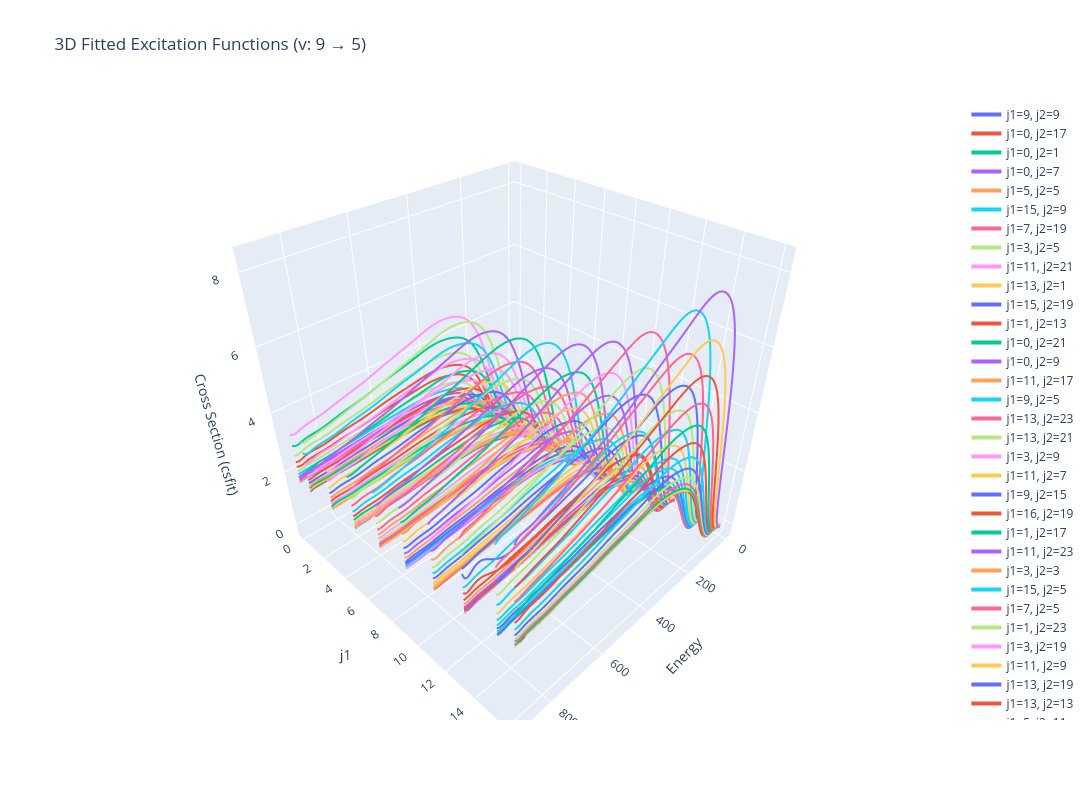

This figure's notebook cell:
### Code cell
import plotly.graph_objects as go

if (v1t, v2t) in v1v2pair_fitted:
    fig = go.Figure()
    j1s = set()
    j2s = set()

    for iv1, iv2, ij1, ij2, icoeffs in allvalues_fitted:
        if iv1 == v1t and iv2 == v2t:
            e0 = icoeffs[0]
            coeffs = icoeffs[1:]

            # Extract energies for this specific quantum state
            energies = [
                x[0]
                for (v1, v2, j1, j2, infileval) in allvalues_raw
                if v1 == iv1 and v2 == iv2 and j1 == ij1 and j2 == ij2
                for x in infileval
            ]

            # Calculate fitted cross section
            csfits, csders = cu.generate_fitted_curve_onagrid(
                e0, coeffs, energies
            )

            j1s.add(ij1)
            j2s.add(ij2)

            # Map Y-axis to ij1 (repeating for each energy point in the curve)
            j_axis = [ij1] * len(energies)

            fig.add_trace(
                go.Scatter3d(
                    x=energies,
                    y=j_axis,
                    z=csfits,
                    mode="lines",
                    name=f"j1={ij1}, j2={ij2}",
                    line=dict(width=4),
                )
            )

    fig.update_layout(
        width=1100,
        height=800,
        title=f"3D Fitted Excitation Functions (v: {v1t} → {v2t})",
        scene=dict(
            xaxis_title="Energy",
            yaxis_title="j1",
            zaxis_title="Cross Section (csfit)",
        ),
    )

    fig.show()

### Figure 1 — Plotly figure (JSON) as saved in the notebook; plotly's stock layout.template omitted (floating-point values rounded to 4 significant figures; data arrays with more than 128 entries replaced by an {"elided": "..."} marker saying what was removed)
{"data": [{"line": {"width": 4}, "mode": "lines", "name": "j1=9, j2=9", "type": "scatter3d", "x": {"elided": "450 int values"}, "y": {"elided": "450 int values"}, "z": {"elided": "450 float values"}}, {"line": {"width": 4}, "mode": "lines", "name": "j1=0, j2=17", "type": "scatter3d", "x": {"elided": "450 int values"}, "y": {"elided": "450 int values"}, "z": {"elided": "450 float values"}}, {"line": {"width": 4}, "mode": "lines", "name": "j1=0, j2=1", "type": "scatter3d", "x": {"elided": "450 int values"}, "y": {"elided": "450 int values"}, "z": {"elided": "450 float values"}}, {"line": {"width": 4}, "mode": "lines", "name": "j1=0, j2=7", "type": "scatter3d", "x": {"elided": "450 int values"}, "y": {"elided": "450 int values"}, "z": {"elided": "450 float values"}}, {"line": {"width": 4}, "mode": "lines", "name": "j1=5, j2=5", "type": "scatter3d", "x": {"elided": "450 int values"}, "y": {"elided": "450 int values"}, "z": {"elided": "450 float values"}}, {"line": {"width": 4}, "mode": "lines", "name": "j1=15, j2=9", "type": "scatter3d", "x": {"elided": "450 int values"}, "y": {"elided": "450 int values"}, "z": {"elided": "450 float values"}}, {"line": {"width": 4}, "mode": "lines", "name": "j1=7, j2=19", "type": "scatter3d", "x": {"elided": "450 int values"}, "y": {"elided": "450 int values"}, "z": {"elided": "450 float values"}}, {"line": {"width": 4}, "mode": "lines", "name": "j1=3, j2=5", "type": "scatter3d", "x": {"elided": "450 int values"}, "y": {"elided": "450 int values"}, "z": {"elided": "450 float values"}}, {"line": {"width": 4}, "mode": "lines", "name": "j1=11, j2=21", "type": "scatter3d", "x": {"elided": "450 int values"}, "y": {"elided": "450 int values"}, "z": {"elided": "450 float values"}}, {"line": {"width": 4}, "mode": "lines", "name": "j1=13, j2=1", "type": "scatter3d", "x": {"elided": "450 int values"}, "y": {"elided": "450 int values"}, "z": {"elided": "450 float values"}}, {"line": {"width": 4}, "mode": "lines", "name": "j1=15, j2=19", "type": "scatter3d", "x": {"elided": "450 int values"}, "y": {"elided": "450 int values"}, "z": {"elided": "450 float values"}}, {"line": {"width": 4}, "mode": "lines", "name": "j1=1, j2=13", "type": "scatter3d", "x": {"elided": "450 int values"}, "y": {"elided": "450 int values"}, "z": {"elided": "450 float values"}}, {"line": {"width": 4}, "mode": "lines", "name": "j1=0, j2=21", "type": "scatter3d", "x": {"elided": "450 int values"}, "y": {"elided": "450 int values"}, "z": {"elided": "450 float values"}}, {"line": {"width": 4}, "mode": "lines", "name": "j1=0, j2=9", "type": "scatter3d", "x": {"elided": "450 int values"}, "y": {"elided": "450 int values"}, "z": {"elided": "450 float values"}}, {"line": {"width": 4}, "mode": "lines", "name": "j1=11, j2=17", "type": "scatter3d", "x": {"elided": "450 int values"}, "y": {"elided": "450 int values"}, "z": {"elided": "450 float values"}}, {"line": {"width": 4}, "mode": "lines", "name": "j1=9, j2=5", "type": "scatter3d", "x": {"elided": "450 int values"}, "y": {"elided": "450 int values"}, "z": {"elided": "450 float values"}}, {"line": {"width": 4}, "mode": "lines", "name": "j1=13, j2=23", "type": "scatter3d", "x": {"elided": "450 int values"}, "y": {"elided": "450 int values"}, "z": {"elided": "450 float values"}}, {"line": {"width": 4}, "mode": "lines", "name": "j1=13, j2=21", "type": "scatter3d", "x": {"elided": "450 int values"}, "y": {"elided": "450 int values"}, "z": {"elided": "450 float values"}}, {"line": {"width": 4}, "mode": "lines", "name": "j1=3, j2=9", "type": "scatter3d", "x": {"elided": "450 int values"}, "y": {"elided": "450 int values"}, "z": {"elided": "450 float values"}}, {"line": {"width": 4}, "mode": "lines", "name": "j1=11, j2=7", "type": "scatter3d", "x": {"elided": "450 int values"}, "y": {"elided": "450 int values"}, "z": {"elided": "450 float values"}}, {"line": {"width": 4}, "mode": "lines", "name": "j1=9, j2=15", "type": "scatter3d", "x": {"elided": "450 int values"}, "y": {"elided": "450 int values"}, "z": {"elided": "450 float values"}}, {"line": {"width": 4}, "mode": "lines", "name": "j1=16, j2=19", "type": "scatter3d", "x": {"elided": "450 int values"}, "y": {"elided": "450 int values"}, "z": {"elided": "450 float values"}}, {"line": {"width": 4}, "mode": "lines", "name": "j1=1, j2=17", "type": "scatter3d", "x": {"elided": "450 int values"}, "y": {"elided": "450 int values"}, "z": {"elided": "450 float values"}}, {"line": {"width": 4}, "mode": "lines", "name": "j1=11, j2=23", "type": "scatter3d", "x": {"elided": "450 int values"}, "y": {"elided": "450 int values"}, "z": {"elided": "450 float values"}}, {"line": {"width": 4}, "mode": "lines", "name": "j1=3, j2=3", "type": "scatter3d", "x": {"elided": "450 int values"}, "y": {"elided": "450 int values"}, "z": {"elided": "450 float values"}}, {"line": {"width": 4}, "mode": "lines", "name": "j1=15, j2=5", "type": "scatter3d", "x": {"elided": "450 int values"}, "y": {"elided": "450 int values"}, "z": {"elided": "450 float values"}}, {"line": {"width": 4}, "mode": "lines", "name": "j1=7, j2=5", "type": "scatter3d", "x": {"elided": "450 int values"}, "y": {"elided": "450 int values"}, "z": {"elided": "450 float values"}}, {"line": {"width": 4}, "mode": "lines", "name": "j1=1, j2=23", "type": "scatter3d", "x": {"elided": "450 int values"}, "y": {"elided": "450 int values"}, "z": {"elided": "450 float values"}}, {"line": {"width": 4}, "mode": "lines", "name": "j1=3, j2=19", "type": "scatter3d", "x": {"elided": "450 int values"}, "y": {"elided": "450 int values"}, "z": {"elided": "450 float values"}}, {"line": {"width": 4}, "mode": "lines", "name": "j1=11, j2=9", "type": "scatter3d", "x": {"elided": "450 int values"}, "y": {"elided": "450 int values"}, "z": {"elided": "450 float values"}}, {"line": {"width": 4}, "mode": "lines", "name": "j1=13, j2=19", "type": "scatter3d", "x": {"elided": "450 int values"}, "y": {"elided": "450 int values"}, "z": {"elided": "450 float values"}}, {"line": {"width": 4}, "mode": "lines", "name": "j1=13, j2=13", "type": "scatter3d", "x": {"elided": "450 int values"}, "y": {"elided": "450 int values"}, "z": {"elided": "450 float values"}}, {"line": {"width": 4}, "mode": "lines", "name": "j1=5, j2=11", "type": "scatter3d", "x": {"elided": "450 int values"}, "y": {"elided": "450 int values"}, "z": {"elided": "450 float values"}}, {"line": {"width": 4}, "mode": "lines", "name": "j1=9, j2=13", "type": "scatter3d", "x": {"elided": "450 int values"}, "y": {"elided": "450 int values"}, "z": {"elided": "450 float values"}}, {"line": {"width": 4}, "mode": "lines", "name": "j1=13, j2=9", "type": "scatter3d", "x": {"elided": "450 int values"}, "y": {"elided": "450 int values"}, "z": {"elided": "450 float values"}}, {"line": {"width": 4}, "mode": "lines", "name": "j1=15, j2=15", "type": "scatter3d", "x": {"elided": "450 int values"}, "y": {"elided": "450 int values"}, "z": {"elided": "450 float values"}}, {"line": {"width": 4}, "mode": "lines", "name": "j1=0, j2=5", "type": "scatter3d", "x": {"elided": "450 int values"}, "y": {"elided": "450 int values"}, "z": {"elided": "450 float values"}}, {"line": {"width": 4}, "mode": "lines", "name": "j1=11, j2=15", "type": "scatter3d", "x": {"elided": "450 int values"}, "y": {"elided": "450 int values"}, "z": {"elided": "450 float values"}}, {"line": {"width": 4}, "mode": "lines", "name": "j1=0, j2=23", "type": "scatter3d", "x": {"elided": "450 int values"}, "y": {"elided": "450 int values"}, "z": {"elided": "450 float values"}}, {"line": {"width": 4}, "mode": "lines", "name": "j1=3, j2=17", "type": "scatter3d", "x": {"elided": "450 int values"}, "y": {"elided": "450 int values"}, "z": {"elided": "450 float values"}}, {"line": {"width": 4}, "mode": "lines", "name": "j1=13, j2=17", "type": "scatter3d", "x": {"elided": "450 int values"}, "y": {"elided": "450 int values"}, "z": {"elided": "450 float values"}}, {"line": {"width": 4}, "mode": "lines", "name": "j1=1, j2=3", "type": "scatter3d", "x": {"elided": "450 int values"}, "y": {"elided": "450 int values"}, "z": {"elided": "450 float values"}}, {"line": {"width": 4}, "mode": "lines", "name": "j1=5, j2=23", "type": "scatter3d", "x": {"elided": "450 int values"}, "y": {"elided": "450 int values"}, "z": {"elided": "450 float values"}}, {"line": {"width": 4}, "mode": "lines", "name": "j1=11, j2=19", "type": "scatter3d", "x": {"elided": "450 int values"}, "y": {"elided": "450 int values"}, "z": {"elided": "450 float values"}}, {"line": {"width": 4}, "mode": "lines", "name": "j1=9, j2=19", "type": "scatter3d", "x": {"elided": "450 int values"}, "y": {"elided": "450 int values"}, "z": {"elided": "450 float values"}}, {"line": {"width": 4}, "mode": "lines", "name": "j1=5, j2=15", "type": "scatter3d", "x": {"elided": "450 int values"}, "y": {"elided": "450 int values"}, "z": {"elided": "450 float values"}}, {"line": {"width": 4}, "mode": "lines", "name": "j1=7, j2=7", "type": "scatter3d", "x": {"elided": "450 int values"}, "y": {"elided": "450 int values"}, "z": {"elided": "450 float values"}}, {"line": {"width": 4}, "mode": "lines", "name": "j1=7, j2=9", "type": "scatter3d", "x": {"elided": "450 int values"}, "y": {"elided": "450 int values"}, "z": {"elided": "450 float values"}}, {"line": {"width": 4}, "mode": "lines", "name": "j1=1, j2=0", "type": "scatter3d", "x": {"elided": "450 int values"}, "y": {"elided": "450 int values"}, "z": {"elided": "450 float values"}}, {"line": {"width": 4}, "mode": "lines", "name": "j1=3, j2=1", "type": "scatter3d", "x": {"elided": "450 int values"}, "y": {"elided": "450 int values"}, "z": {"elided": "450 float values"}}, {"line": {"width": 4}, "mode": "lines", "name": "j1=15, j2=3", "type": "scatter3d", "x": {"elided": "450 int values"}, "y": {"elided": "450 int values"}, "z": {"elided": "450 float values"}}, {"line": {"width": 4}, "mode": "lines", "name": "j1=13, j2=11", "type": "scatter3d", "x": {"elided": "450 int values"}, "y": {"elided": "450 int values"}, "z": {"elided": "450 float values"}}, {"line": {"width": 4}, "mode": "lines", "name": "j1=9, j2=21", "type": "scatter3d", "x": {"elided": "450 int values"}, "y": {"elided": "450 int values"}, "z": {"elided": "450 float values"}}, {"line": {"width": 4}, "mode": "lines", "name": "j1=9, j2=1", "type": "scatter3d", "x": {"elided": "450 int values"}, "y": {"elided": "450 int values"}, "z": {"elided": "450 float values"}}, {"line": {"width": 4}, "mode": "lines", "name": "j1=7, j2=1", "type": "scatter3d", "x": {"elided": "450 int values"}, "y": {"elided": "450 int values"}, "z": {"elided": "450 float values"}}, {"line": {"width": 4}, "mode": "lines", "name": "j1=0, j2=11", "type": "scatter3d", "x": {"elided": "450 int values"}, "y": {"elided": "450 int values"}, "z": {"elided": "450 float values"}}, {"line": {"width": 4}, "mode": "lines", "name": "j1=16, j2=5", "type": "scatter3d", "x": {"elided": "450 int values"}, "y": {"elided": "450 int values"}, "z": {"elided": "450 float values"}}, {"line": {"width": 4}, "mode": "lines", "name": "j1=15, j2=17", "type": "scatter3d", "x": {"elided": "450 int values"}, "y": {"elided": "450 int values"}, "z": {"elided": "450 float values"}}, {"line": {"width": 4}, "mode": "lines", "name": "j1=1, j2=19", "type": "scatter3d", "x": {"elided": "450 int values"}, "y": {"elided": "450 int values"}, "z": {"elided": "450 float values"}}, {"line": {"width": 4}, "mode": "lines", "name": "j1=7, j2=3", "type": "scatter3d", "x": {"elided": "450 int values"}, "y": {"elided": "450 int values"}, "z": {"elided": "450 float values"}}, {"line": {"width": 4}, "mode": "lines", "name": "j1=3, j2=15", "type": "scatter3d", "x": {"elided": "450 int values"}, "y": {"elided": "450 int values"}, "z": {"elided": "450 float values"}}, {"line": {"width": 4}, "mode": "lines", "name": "j1=16, j2=0", "type": "scatter3d", "x": {"elided": "450 int values"}, "y": {"elided": "450 int values"}, "z": {"elided": "450 float values"}}, {"line": {"width": 4}, "mode": "lines", "name": "j1=15, j2=1", "type": "scatter3d", "x": {"elided": "450 int values"}, "y": {"elided": "450 int values"}, "z": {"elided": "450 float values"}}, {"line": {"width": 4}, "mode": "lines", "name": "j1=13, j2=3", "type": "scatter3d", "x": {"elided": "450 int values"}, "y": {"elided": "450 int values"}, "z": {"elided": "450 float values"}}, {"line": {"width": 4}, "mode": "lines", "name": "j1=5, j2=3", "type": "scatter3d", "x": {"elided": "450 int values"}, "y": {"elided": "450 int values"}, "z": {"elided": "450 float values"}}, {"line": {"width": 4}, "mode": "lines", "name": "j1=1, j2=21", "type": "scatter3d", "x": {"elided": "450 int values"}, "y": {"elided": "450 int values"}, "z": {"elided": "450 float values"}}, {"line": {"width": 4}, "mode": "lines", "name": "j1=15, j2=0", "type": "scatter3d", "x": {"elided": "450 int values"}, "y": {"elided": "450 int values"}, "z": {"elided": "450 float values"}}, {"line": {"width": 4}, "mode": "lines", "name": "j1=16, j2=7", "type": "scatter3d", "x": {"elided": "450 int values"}, "y": {"elided": "450 int values"}, "z": {"elided": "450 float values"}}, {"line": {"width": 4}, "mode": "lines", "name": "j1=5, j2=7", "type": "scatter3d", "x": {"elided": "450 int values"}, "y": {"elided": "450 int values"}, "z": {"elided": "450 float values"}}, {"line": {"width": 4}, "mode": "lines", "name": "j1=5, j2=9", "type": "scatter3d", "x": {"elided": "450 int values"}, "y": {"elided": "450 int values"}, "z": {"elided": "450 float values"}}, {"line": {"width": 4}, "mode": "lines", "name": "j1=15, j2=7", "type": "scatter3d", "x": {"elided": "450 int values"}, "y": {"elided": "450 int values"}, "z": {"elided": "450 float values"}}, {"line": {"width": 4}, "mode": "lines", "name": "j1=3, j2=0", "type": "scatter3d", "x": {"elided": "450 int values"}, "y": {"elided": "450 int values"}, "z": {"elided": "450 float values"}}, {"line": {"width": 4}, "mode": "lines", "name": "j1=7, j2=0", "type": "scatter3d", "x": {"elided": "450 int values"}, "y": {"elided": "450 int values"}, "z": {"elided": "450 float values"}}, {"line": {"width": 4}, "mode": "lines", "name": "j1=3, j2=23", "type": "scatter3d", "x": {"elided": "450 int values"}, "y": {"elided": "450 int values"}, "z": {"elided": "450 float values"}}, {"line": {"width": 4}, "mode": "lines", "name": "j1=3, j2=13", "type": "scatter3d", "x": {"elided": "450 int values"}, "y": {"elided": "450 int values"}, "z": {"elided": "450 float values"}}, {"line": {"width": 4}, "mode": "lines", "name": "j1=15, j2=23", "type": "scatter3d", "x": {"elided": "450 int values"}, "y": {"elided": "450 int values"}, "z": {"elided": "450 float values"}}, {"line": {"width": 4}, "mode": "lines", "name": "j1=15, j2=21", "type": "scatter3d", "x": {"elided": "450 int values"}, "y": {"elided": "450 int values"}, "z": {"elided": "450 float values"}}, {"line": {"width": 4}, "mode": "lines", "name": "j1=7, j2=17", "type": "scatter3d", "x": {"elided": "450 int values"}, "y": {"elided": "450 int values"}, "z": {"elided": "450 float values"}}, {"line": {"width": 4}, "mode": "lines", "name": "j1=9, j2=3", "type": "scatter3d", "x": {"elided": "450 int values"}, "y": {"elided": "450 int values"}, "z": {"elided": "450 float values"}}, {"line": {"width": 4}, "mode": "lines", "name": "j1=16, j2=1", "type": "scatter3d", "x": {"elided": "450 int values"}, "y": {"elided": "450 int values"}, "z": {"elided": "450 float values"}}, {"line": {"width": 4}, "mode": "lines", "name": "j1=5, j2=1", "type": "scatter3d", "x": {"elided": "450 int values"}, "y": {"elided": "450 int values"}, "z": {"elided": "450 float values"}}, {"line": {"width": 4}, "mode": "lines", "name": "j1=0, j2=15", "type": "scatter3d", "x": {"elided": "450 int values"}, "y": {"elided": "450 int values"}, "z": {"elided": "450 float values"}}, {"line": {"width": 4}, "mode": "lines", "name": "j1=1, j2=1", "type": "scatter3d", "x": {"elided": "450 int values"}, "y": {"elided": "450 int values"}, "z": {"elided": "450 float values"}}, {"line": {"width": 4}, "mode": "lines", "name": "j1=13, j2=0", "type": "scatter3d", "x": {"elided": "450 int values"}, "y": {"elided": "450 int values"}, "z": {"elided": "450 float values"}}, {"line": {"width": 4}, "mode": "lines", "name": "j1=11, j2=0", "type": "scatter3d", "x": {"elided": "450 int values"}, "y": {"elided": "450 int values"}, "z": {"elided": "450 float values"}}, {"line": {"width": 4}, "mode": "lines", "name": "j1=13, j2=15", "type": "scatter3d", "x": {"elided": "450 int values"}, "y": {"elided": "450 int values"}, "z": {"elided": "450 float values"}}, {"line": {"width": 4}, "mode": "lines", "name": "j1=7, j2=15", "type": "scatter3d", "x": {"elided": "450 int values"}, "y": {"elided": "450 int values"}, "z": {"elided": "450 float values"}}, {"line": {"width": 4}, "mode": "lines", "name": "j1=0, j2=19", "type": "scatter3d", "x": {"elided": "450 int values"}, "y": {"elided": "450 int values"}, "z": {"elided": "450 float values"}}, {"line": {"width": 4}, "mode": "lines", "name": "j1=9, j2=0", "type": "scatter3d", "x": {"elided": "450 int values"}, "y": {"elided": "450 int values"}, "z": {"elided": "450 float values"}}, {"line": {"width": 4}, "mode": "lines", "name": "j1=1, j2=5", "type": "scatter3d", "x": {"elided": "450 int values"}, "y": {"elided": "450 int values"}, "z": {"elided": "450 float values"}}, {"line": {"width": 4}, "mode": "lines", "name": "j1=9, j2=7", "type": "scatter3d", "x": {"elided": "450 int values"}, "y": {"elided": "450 int values"}, "z": {"elided": "450 float values"}}, {"line": {"width": 4}, "mode": "lines", "name": "j1=5, j2=13", "type": "scatter3d", "x": {"elided": "450 int values"}, "y": {"elided": "450 int values"}, "z": {"elided": "450 float values"}}, {"line": {"width": 4}, "mode": "lines", "name": "j1=16, j2=3", "type": "scatter3d", "x": {"elided": "450 int values"}, "y": {"elided": "450 int values"}, "z": {"elided": "450 float values"}}, {"line": {"width": 4}, "mode": "lines", "name": "j1=9, j2=23", "type": "scatter3d", "x": {"elided": "450 int values"}, "y": {"elided": "450 int values"}, "z": {"elided": "450 float values"}}, {"line": {"width": 4}, "mode": "lines", "name": "j1=1, j2=9", "type": "scatter3d", "x": {"elided": "450 int values"}, "y": {"elided": "450 int values"}, "z": {"elided": "450 float values"}}, {"line": {"width": 4}, "mode": "lines", "name": "j1=16, j2=11", "type": "scatter3d", "x": {"elided": "450 int values"}, "y": {"elided": "450 int values"}, "z": {"elided": "450 float values"}}, {"line": {"width": 4}, "mode": "lines", "name": "j1=5, j2=17", "type": "scatter3d", "x": {"elided": "450 int values"}, "y": {"elided": "450 int values"}, "z": {"elided": "450 float values"}}, {"line": {"width": 4}, "mode": "lines", "name": "j1=5, j2=0", "type": "scatter3d", "x": {"elided": "450 int values"}, "y": {"elided": "450 int values"}, "z": {"elided": "450 float values"}}, {"line": {"width": 4}, "mode": "lines", "name": "j1=0, j2=3", "type": "scatter3d", "x": {"elided": "450 int values"}, "y": {"elided": "450 int values"}, "z": {"elided": "450 float values"}}, {"line": {"width": 4}, "mode": "lines", "name": "j1=15, j2=13", "type": "scatter3d", "x": {"elided": "450 int values"}, "y": {"elided": "450 int values"}, "z": {"elided": "450 float values"}}, {"line": {"width": 4}, "mode": "lines", "name": "j1=11, j2=11", "type": "scatter3d", "x": {"elided": "450 int values"}, "y": {"elided": "450 int values"}, "z": {"elided": "450 float values"}}, {"line": {"width": 4}, "mode": "lines", "name": "j1=13, j2=5", "type": "scatter3d", "x": {"elided": "450 int values"}, "y": {"elided": "450 int values"}, "z": {"elided": "450 float values"}}, {"line": {"width": 4}, "mode": "lines", "name": "j1=3, j2=7", "type": "scatter3d", "x": {"elided": "450 int values"}, "y": {"elided": "450 int values"}, "z": {"elided": "450 float values"}}, {"line": {"width": 4}, "mode": "lines", "name": "j1=16, j2=23", "type": "scatter3d", "x": {"elided": "450 int values"}, "y": {"elided": "450 int values"}, "z": {"elided": "450 float values"}}, {"line": {"width": 4}, "mode": "lines", "name": "j1=11, j2=5", "type": "scatter3d", "x": {"elided": "450 int values"}, "y": {"elided": "450 int values"}, "z": {"elided": "450 float values"}}, {"line": {"width": 4}, "mode": "lines", "name": "j1=15, j2=11", "type": "scatter3d", "x": {"elided": "450 int values"}, "y": {"elided": "450 int values"}, "z": {"elided": "450 float values"}}, {"line": {"width": 4}, "mode": "lines", "name": "j1=16, j2=17", "type": "scatter3d", "x": {"elided": "450 int values"}, "y": {"elided": "450 int values"}, "z": {"elided": "450 float values"}}, {"line": {"width": 4}, "mode": "lines", "name": "j1=11, j2=1", "type": "scatter3d", "x": {"elided": "450 int values"}, "y": {"elided": "450 int values"}, "z": {"elided": "450 float values"}}, {"line": {"width": 4}, "mode": "lines", "name": "j1=1, j2=15", "type": "scatter3d", "x": {"elided": "450 int values"}, "y": {"elided": "450 int values"}, "z": {"elided": "450 float values"}}, {"line": {"width": 4}, "mode": "lines", "name": "j1=9, j2=17", "type": "scatter3d", "x": {"elided": "450 int values"}, "y": {"elided": "450 int values"}, "z": {"elided": "450 float values"}}, {"line": {"width": 4}, "mode": "lines", "name": "j1=16, j2=9", "type": "scatter3d", "x": {"elided": "450 int values"}, "y": {"elided": "450 int values"}, "z": {"elided": "450 float values"}}, {"line": {"width": 4}, "mode": "lines", "name": "j1=16, j2=13", "type": "scatter3d", "x": {"elided": "450 int values"}, "y": {"elided": "450 int values"}, "z": {"elided": "450 float values"}}, {"line": {"width": 4}, "mode": "lines", "name": "j1=1, j2=7", "type": "scatter3d", "x": {"elided": "450 int values"}, "y": {"elided": "450 int values"}, "z": {"elided": "450 float values"}}, {"line": {"width": 4}, "mode": "lines", "name": "j1=7, j2=21", "type": "scatter3d", "x": {"elided": "450 int values"}, "y": {"elided": "450 int values"}, "z": {"elided": "450 float values"}}, {"line": {"width": 4}, "mode": "lines", "name": "j1=9, j2=11", "type": "scatter3d", "x": {"elided": "450 int values"}, "y": {"elided": "450 int values"}, "z": {"elided": "450 float values"}}, {"line": {"width": 4}, "mode": "lines", "name": "j1=7, j2=23", "type": "scatter3d", "x": {"elided": "450 int values"}, "y": {"elided": "450 int values"}, "z": {"elided": "450 float values"}}, {"line": {"width": 4}, "mode": "lines", "name": "j1=5, j2=21", "type": "scatter3d", "x": {"elided": "450 int values"}, "y": {"elided": "450 int values"}, "z": {"elided": "450 float values"}}, {"line": {"width": 4}, "mode": "lines", "name": "j1=5, j2=19", "type": "scatter3d", "x": {"elided": "450 int values"}, "y": {"elided": "450 int values"}, "z": {"elided": "450 float values"}}, {"line": {"width": 4}, "mode": "lines", "name": "j1=7, j2=11", "type": "scatter3d", "x": {"elided": "450 int values"}, "y": {"elided": "450 int values"}, "z": {"elided": "450 float values"}}, {"line": {"width": 4}, "mode": "lines", "name": "j1=0, j2=0", "type": "scatter3d", "x": {"elided": "450 int values"}, "y": {"elided": "450 int values"}, "z": {"elided": "450 float values"}}, {"line": {"width": 4}, "mode": "lines", "name": "j1=1, j2=11", "type": "scatter3d", "x": {"elided": "450 int values"}, "y": {"elided": "450 int values"}, "z": {"elided": "450 float values"}}, {"line": {"width": 4}, "mode": "lines", "name": "j1=3, j2=11", "type": "scatter3d", "x": {"elided": "450 int values"}, "y": {"elided": "450 int values"}, "z": {"elided": "450 float values"}}, {"line": {"width": 4}, "mode": "lines", "name": "j1=16, j2=15", "type": "scatter3d", "x": {"elided": "450 int values"}, "y": {"elided": "450 int values"}, "z": {"elided": "450 float values"}}, {"line": {"width": 4}, "mode": "lines", "name": "j1=13, j2=7", "type": "scatter3d", "x": {"elided": "450 int values"}, "y": {"elided": "450 int values"}, "z": {"elided": "450 float values"}}, {"line": {"width": 4}, "mode": "lines", "name": "j1=7, j2=13", "type": "scatter3d", "x": {"elided": "450 int values"}, "y": {"elided": "450 int values"}, "z": {"elided": "450 float values"}}, {"line": {"width": 4}, "mode": "lines", "name": "j1=11, j2=13", "type": "scatter3d", "x": {"elided": "450 int values"}, "y": {"elided": "450 int values"}, "z": {"elided": "450 float values"}}, {"line": {"width": 4}, "mode": "lines", "name": "j1=11, j2=3", "type": "scatter3d", "x": {"elided": "450 int values"}, "y": {"elided": "450 int values"}, "z": {"elided": "450 float values"}}, {"line": {"width": 4}, "mode": "lines", "name": "j1=0, j2=13", "type": "scatter3d", "x": {"elided": "450 int values"}, "y": {"elided": "450 int values"}, "z": {"elided": "450 float values"}}, {"line": {"width": 4}, "mode": "lines", "name": "j1=3, j2=21", "type": "scatter3d", "x": {"elided": "450 int values"}, "y": {"elided": "450 int values"}, "z": {"elided": "450 float values"}}, {"line": {"width": 4}, "mode": "lines", "name": "j1=16, j2=21", "type": "scatter3d", "x": {"elided": "450 int values"}, "y": {"elided": "450 int values"}, "z": {"elided": "450 float values"}}], "layout": {"height": 800, "scene": {"xaxis": {"title": {"text": "Energy"}}, "yaxis": {"title": {"text": "j1"}}, "zaxis": {"title": {"text": "Cross Section (csfit)"}}}, "title": {"text": "3D Fitted Excitation Functions (v: 9 → 5)"}, "width": 1100}}
